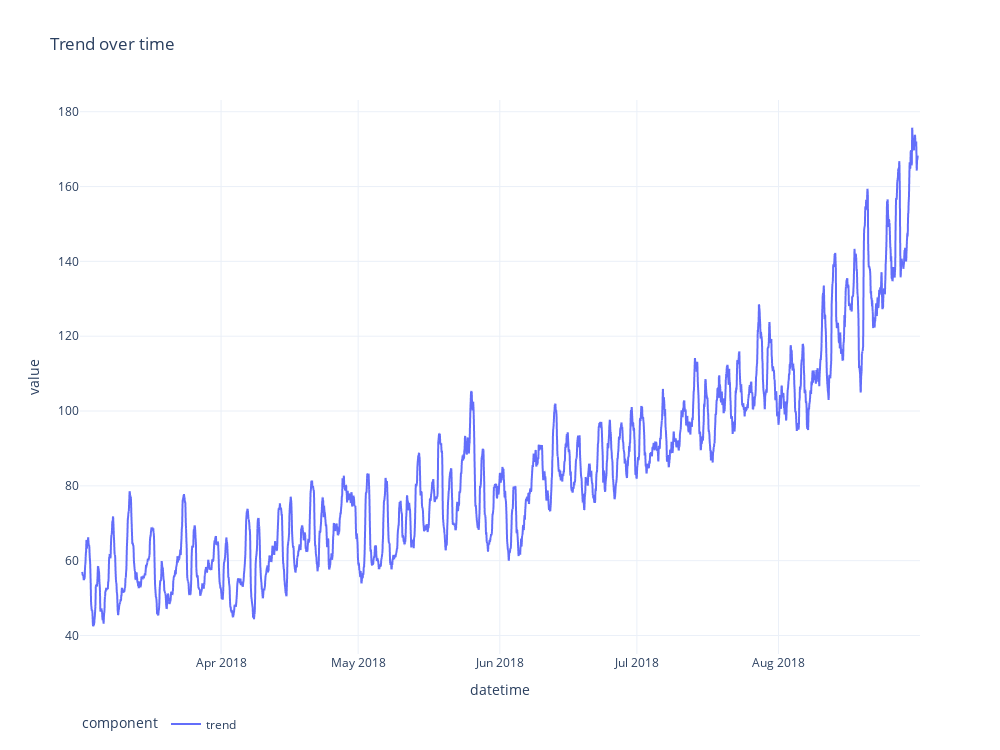
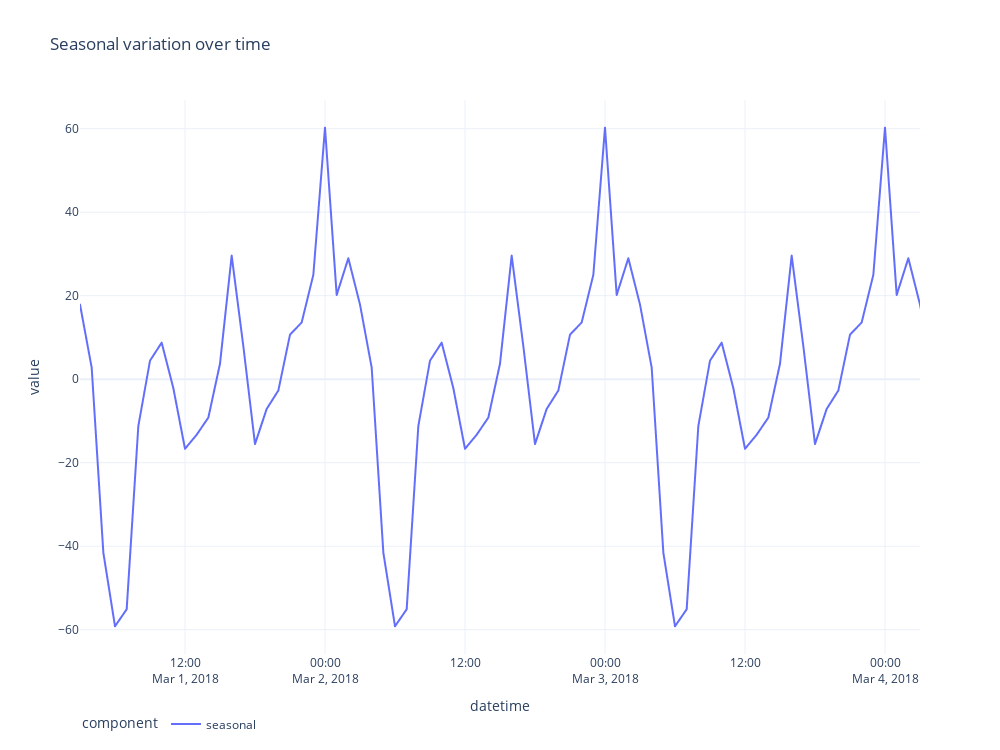
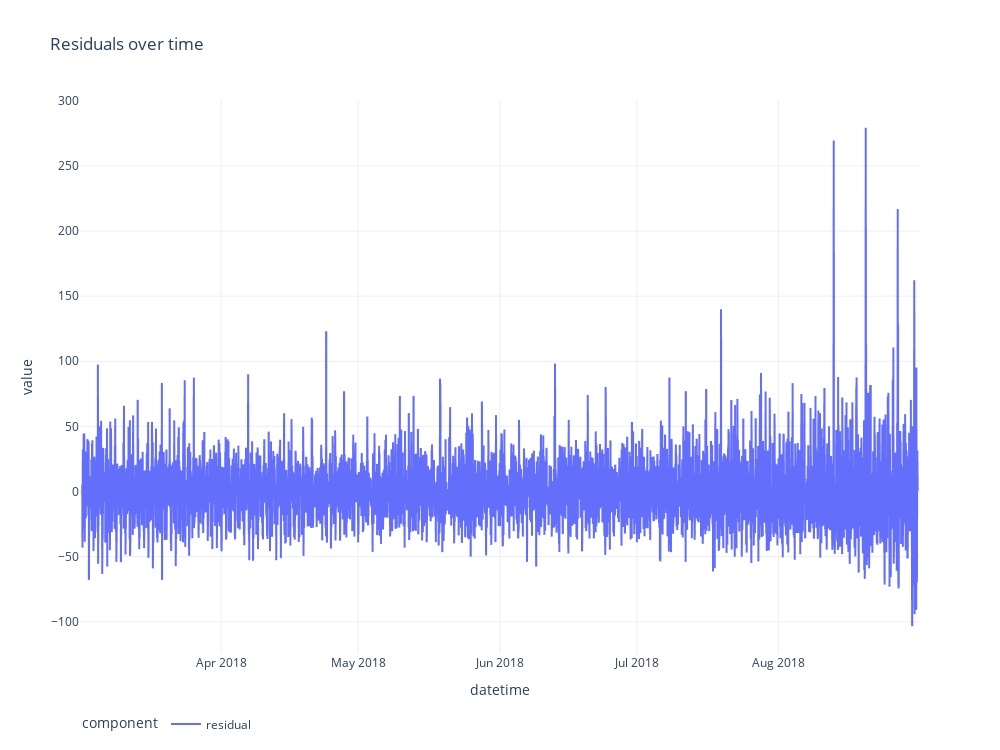

The cell these charts' notebook holds for them, in order:
### Code cell
temp = seasonal_decompose(df_taxi_orders.num_orders, model='additive', period=24)

df_temp = pd.DataFrame({
    'datetime': df_taxi_orders.index,
    'trend': temp.trend,
    'seasonal': temp.seasonal,
    'residual': temp.resid
})

generate_plot('trend', 'Trend over time')
generate_plot(
    'seasonal', 'Seasonal variation over time',
    [df_temp.datetime.iloc[0], df_temp.datetime.iloc[0] + pd.Timedelta(days=3)]
)
generate_plot('residual', 'Residuals over time')

### Figure 1 — Plotly figure (JSON) as saved in the notebook; plotly's stock layout.template omitted (floating-point values rounded to 4 significant figures; data arrays with more than 128 entries replaced by an {"elided": "..."} marker saying what was removed)
{"data": [{"hovertemplate": "component=trend<br>datetime=%{x}<br>value=%{y}<extra></extra>", "legendgroup": "trend", "line": {"color": "#636efa", "dash": "solid"}, "marker": {"symbol": "circle"}, "mode": "lines", "name": "trend", "showlegend": true, "type": "scattergl", "x": {"elided": "4413 str values"}, "xaxis": "x", "y": {"elided": "4413 float values"}, "yaxis": "y"}], "layout": {"height": 750, "legend": {"orientation": "h", "title": {"text": "component"}, "tracegroupgap": 0}, "title": {"text": "Trend over time"}, "width": 1000, "xaxis": {"anchor": "y", "domain": [0, 1], "title": {"text": "datetime"}}, "yaxis": {"anchor": "x", "domain": [0, 1], "title": {"text": "value"}}}}

### Figure 2 — Plotly figure (JSON) as saved in the notebook; plotly's stock layout.template omitted (floating-point values rounded to 4 significant figures; data arrays with more than 128 entries replaced by an {"elided": "..."} marker saying what was removed)
{"data": [{"hovertemplate": "component=seasonal<br>datetime=%{x}<br>value=%{y}<extra></extra>", "legendgroup": "seasonal", "line": {"color": "#636efa", "dash": "solid"}, "marker": {"symbol": "circle"}, "mode": "lines", "name": "seasonal", "showlegend": true, "type": "scattergl", "x": {"elided": "4413 str values"}, "xaxis": "x", "y": {"elided": "4413 float values"}, "yaxis": "y"}], "layout": {"height": 750, "legend": {"orientation": "h", "title": {"text": "component"}, "tracegroupgap": 0}, "title": {"text": "Seasonal variation over time"}, "width": 1000, "xaxis": {"anchor": "y", "domain": [0, 1], "range": ["2018-03-01T03:00:00", "2018-03-04T03:00:00"], "title": {"text": "datetime"}}, "yaxis": {"anchor": "x", "domain": [0, 1], "title": {"text": "value"}}}}

### Figure 3 — Plotly figure (JSON) as saved in the notebook; plotly's stock layout.template omitted (floating-point values rounded to 4 significant figures; data arrays with more than 128 entries replaced by an {"elided": "..."} marker saying what was removed)
{"data": [{"hovertemplate": "component=residual<br>datetime=%{x}<br>value=%{y}<extra></extra>", "legendgroup": "residual", "line": {"color": "#636efa", "dash": "solid"}, "marker": {"symbol": "circle"}, "mode": "lines", "name": "residual", "showlegend": true, "type": "scattergl", "x": {"elided": "4413 str values"}, "xaxis": "x", "y": {"elided": "4413 float values"}, "yaxis": "y"}], "layout": {"height": 750, "legend": {"orientation": "h", "title": {"text": "component"}, "tracegroupgap": 0}, "title": {"text": "Residuals over time"}, "width": 1000, "xaxis": {"anchor": "y", "domain": [0, 1], "title": {"text": "datetime"}}, "yaxis": {"anchor": "x", "domain": [0, 1], "title": {"text": "value"}}}}
